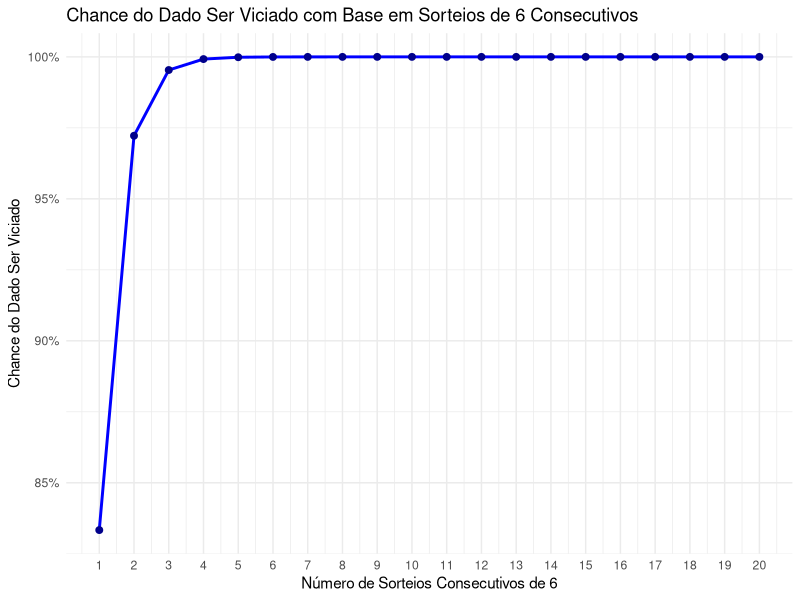
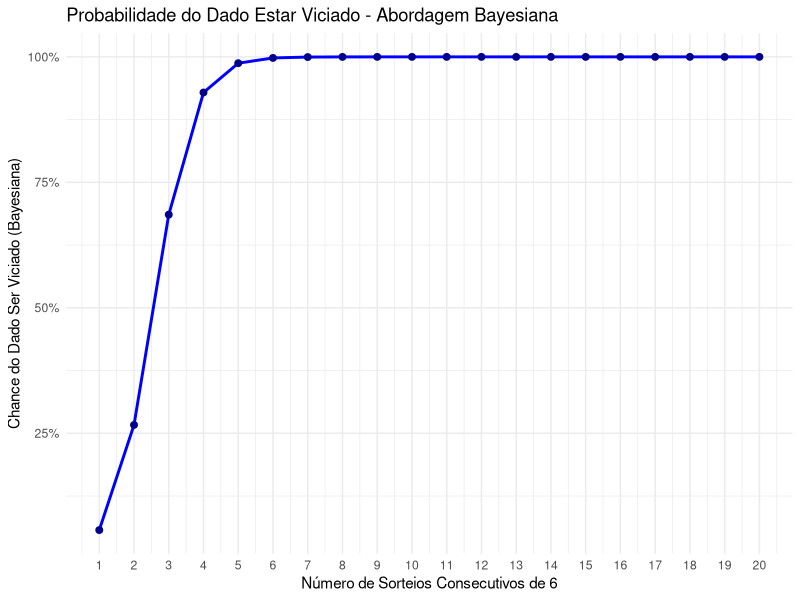

These figures' R source, in order:
# Carregar pacotes
library(tidyverse)

# Definir o número total de jogadas consecutivas que serão avaliadas
max_rolls <- 20

# Calcular a probabilidade de obter 6 consecutivamente com um dado justo
prob_seis_consecutivo <- function(n) {
  (1/6)^n
}

# dataset com as probabilidades para cada número de jogadas
dataset <- tibble::tibble(
  rolagens = 1:max_rolls,
  probabilidade = sapply(1:max_rolls, prob_seis_consecutivo),
  # Calcula a chance do dado ser viciado
  chance_viciado = 1 - probabilidade
)

# Plotar o gráfico
dataset %>% 
ggplot(aes(x = rolagens, y = chance_viciado)) +
  geom_line(color = "blue", size = 1) +
  geom_point(color = "darkblue", size = 2) +
 
  labs(
    title = "Chance do Dado Ser Viciado com Base em Sorteios de 6 Consecutivos",
    x = "Número de Sorteios Consecutivos de 6",
    y = "Chance do Dado Ser Viciado"
  ) +
  scale_y_continuous(labels = scales::percent_format()) +
  scale_x_continuous(breaks = seq(0, max_rolls, 1)) +
  theme_minimal()

# abordagem bayesiana -----------------------------------------------------



# Parâmetros do modelo
p_viciado <- 0.01  # Probabilidade a priori de que o dado esteja viciado
p_justo <- 1 - p_viciado  # Probabilidade a priori de que o dado seja justo
p_dados_dado_viciado <- 1  # Se o dado é viciado, assume-se que ele sempre dá 6

# Definir o número total de jogadas consecutivas que serão avaliadas
max_rolls <- 20

# Função para calcular a probabilidade posterior de que o dado esteja viciado
posterior_probability <- function(n) {
  p_dados_dado_justo <- (1/6)^n
  p_viciado_dado_dados <- (p_dados_dado_viciado * p_viciado) / 
    ((p_dados_dado_viciado * p_viciado) + (p_dados_dado_justo * p_justo))
  return(p_viciado_dado_dados)
}

# Criar um data frame com as probabilidades para cada número de jogadas
dataset <- tibble(
  rolagens = 1:max_rolls,
  chance_viciado = purrr::map_dbl(1:max_rolls, ~posterior_probability(.x))
)

# Plotar o gráfico
dataset %>% 
ggplot(aes(x = rolagens, y = chance_viciado)) +
  geom_line(color = "blue", size = 1) +
  geom_point(color = "darkblue", size = 2) +
  labs(
    title = "Probabilidade do Dado Estar Viciado - Abordagem Bayesiana",
    x = "Número de Sorteios Consecutivos de 6",
    y = "Chance do Dado Ser Viciado (Bayesiana)"
  ) +
  scale_y_continuous(labels = scales::percent_format()) +
  scale_x_continuous(breaks = seq(0, max_rolls, 1)) +
  theme_minimal()

